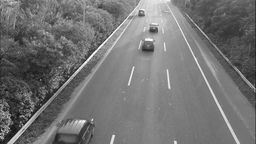
#> input picture resources/frame1.png, 256 x 144 px, shrunk from 1368 x 768 before the run
$ jupyter execute code.ipynb
#> lines starting #> are read from the running program, lines starting #| are printed output that depends on the picture
## Import needed libraries

[cell 1]
import cv2 as cv
from cv2 import pyrDown, Sobel, warpAffine
import numpy as np

## Read the consecutive frames

[cell 2]
I1 = cv.imread("./resources/frame1.png", flags=cv.IMREAD_GRAYSCALE)
#> I1 is the input picture: shape (144, 256); min 18, max 255, mean 115
I2 = cv.imread("./resources/frame2.png", flags=cv.IMREAD_GRAYSCALE)
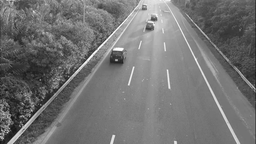
#> input picture resources/frame2.png, 256 x 144 px, shrunk from 1368 x 768 before the run
#> I2 is the input picture: shape (144, 256); min 18, max 255, mean 115.2

# Pyramid construction

[cell 3]
def constructImagePyramid(image, levels):
#> called with levels = 4
    pyramid = [image]

    for l in range(1, levels):
        prev = pyramid[l-1]
        pyramid.append(cv.pyrDown(prev))
#> after the loop, pyramid = 4 items

    return pyramid

[cell 4]
pyramid = constructImagePyramid(I1, 4)
#> pyramid = 4 items
for img in pyramid:
    print(img.shape)
#> this loop made 4 passes
#| (144, 256)
#| (72, 128)
#| (36, 64)
#| (18, 32)

[cell 5]
import matplotlib.pyplot as plt

# Display them in a 2x2 grid
plt.figure(figsize=(8, 8))

for idx, img in enumerate(pyramid, start=1):
    plt.subplot(2, 2, idx)
    plt.imshow(img, cmap='gray')
    plt.title(f'Image 1 - Level {idx}')
    plt.axis('off')

plt.tight_layout()
plt.show()
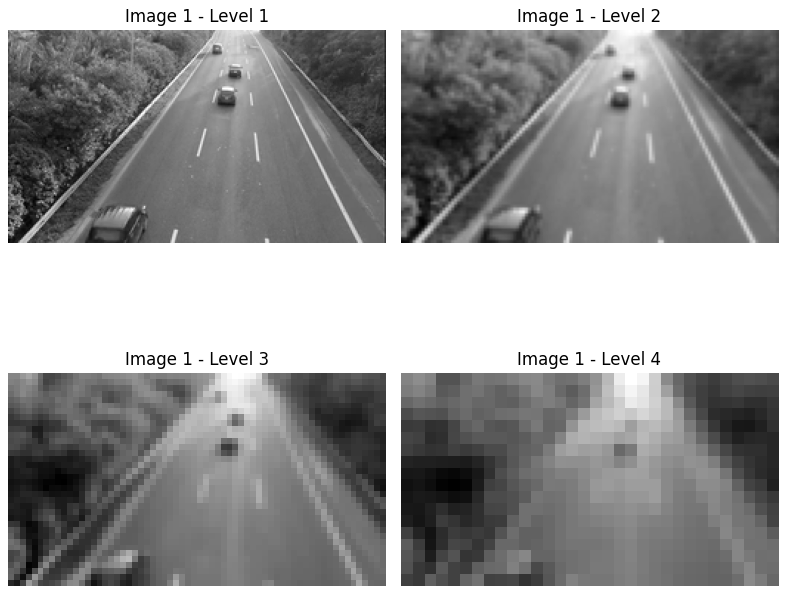
#> figure drawn by matplotlib, 4 panels

# iterative Lucas-Kanade method

[cell 6]
def warp_image(img, u, v):
    h, w = img.shape[:2]
    grid_x, grid_y = np.meshgrid(np.arange(w), np.arange(h))
    map_x = (grid_x + u).astype(np.float32)
    map_y = (grid_y + v).astype(np.float32)
    return cv.remap(img, map_x, map_y, interpolation=cv.INTER_LINEAR)

[cell 7]
def lucas_kanade(I1, I2, window_size, k, u ,v):
    Ix = Sobel(I1, cv.CV_64F, 1, 0, ksize=3)
    Iy = Sobel(I2, cv.CV_64F, 0, 1, ksize=3)

    half_w = window_size // 2
    h, w = I1.shape

    for y in range(half_w, h - half_w):
        for x in range(half_w, w-half_w):
            du = 0.0
            dv = 0.0

            for _ in range(k):
                wx = x + u[y, x] + du
                wy = y + v[y, x] + dv
                I2_warped = warp_image(I2, u, v)
                It = I2_warped[y, x] - I1[y, x]

                Ix_window = Ix[y - half_w:y + half_w +1, x - half_w:x + half_w +1].flatten()
                Iy_window = Iy[y - half_w:y + half_w +1, x - half_w:x + half_w + 1].flatten()
                It_window = np.full_like(Ix_window, It)

                A = np.vstack((Ix_window, Iy_window)).T
                b = -It_window

                try:
                    nu = np.linalg.lstsq(A, b, rcond = None)[0]
                    du += nu[0]
                    dv += nu[1]
                except np.linalg.LinAlgError:
                    continue
            u[y, x] += du
            v[y, x] += dv
        return u, v

[cell 8]
def pyramidalLk(I1, I2, L, window_size, k):
    # I1 = cv.cvtColor(I1, cv.COLOR_BGR2GRAY).astype(np.float32)
    # I2 = cv.cvtColor(I2, cv.COLOR_BGR2GRAY).astype(np.float32)

#> called with L = 3, window_size = 5, k = 5
    I1 = I1.astype(np.float32)
    I2 = I2.astype(np.float32)

    u = np.zeros_like(I1)
    v = np.zeros_like(I2)

    pyr1 = constructImagePyramid(I1, levels=L)
#> pyr1 = 3 items
    pyr2 = constructImagePyramid(I2, levels=L)
#> the loop in constructImagePyramid (call 3), `for l in range(1, levels):` made 2 passes
#> pass 2, in constructImagePyramid (call 3), `prev = pyramid[l-1]`:
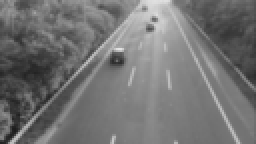
#> prev: shape (72, 128) float32 (shown 2 times larger); min 27.07, max 228.3, mean 115.3
#> pyr2 = 3 items

    for l in reversed(range(L)):
        I1_l = pyr1[l]
        I2_l = pyr2[l]

        if l < L:
            u = cv.pyrUp(u) * 2
            v = cv.pyrUp(v) * 2

            if u.shape != I1_l.shape:
                u = cv.resize(u, (I1_l.shape[1], I1_l.shape[0]))
                v = cv.resize(v, (I1_l.shape[1], I1_l.shape[0]))

        u, v = lucas_kanade(I1_l, I2_l, window_size, k, u, v)
#> this loop made 3 passes
#> pass 1, in pyramidalLk, `I2_l = pyr2[l]`:
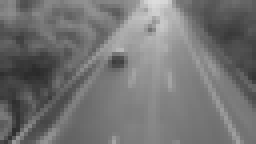
#> I2_l: shape (36, 64) float32 (shown 4 times larger); min 42.58, max 220.4, mean 115.4
#> after the loop:
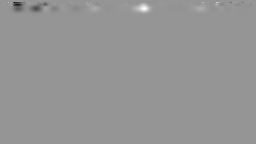
#> u: shape (144, 256) float32; min -4.28, max 3.04, mean -0.00157; drawn with min black and max white
#> after the loop:
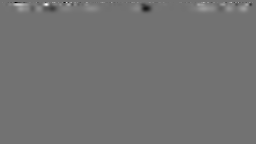
#> v: shape (144, 256) float32; min -1.87, max 2.29, mean 0.00475; drawn with min black and max white

    return u, v

[cell 9]
u, v = pyramidalLk(I1, I2, L=3, window_size=5, k=5)

print(u)
#> (printed output is left out)
print(v)
#> (printed output is left out)

[cell 10]
h, w = u.shape
hsv = np.zeros((h, w, 3), dtype=np.uint8)

# Convert flow to polar coordinates (magnitude and angle)
magnitude, angle = cv.cartToPolar(u, v, angleInDegrees=True)
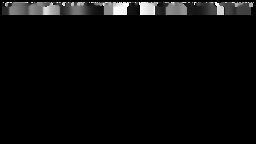
#> angle: shape (144, 256) float32; min 0, max 359.6, mean 13.4; drawn with min black and max white

# Set hue according to the optical flow direction
hsv[..., 0] = angle / 2  # OpenCV hue range is [0,180]

# Set value according to the optical flow magnitude (normalized)
hsv[..., 2] = cv.normalize(magnitude, None, 0, 255, cv.NORM_MINMAX)
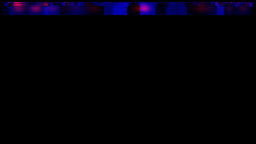
#> hsv: shape (144, 256, 3); mean of channels 0, 1, 2 6.7, 0, 1.5; drawn as B, G, R

# Set saturation to max
hsv[..., 1] = 255
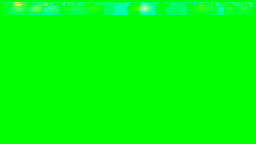
#> hsv: shape (144, 256, 3); mean of channels 0, 1, 2 6.7, 255, 1.5; drawn as B, G, R

# Convert HSV to BGR for display
flow_bgr = cv.cvtColor(hsv, cv.COLOR_HSV2BGR)
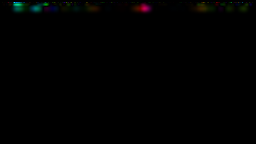
#> flow_bgr: shape (144, 256, 3); mean B, G, R 0.6, 0.9, 0.7

# Show or save the result
while True:
    cv.imshow('Optical Flow HSV', flow_bgr)

    if cv.waitKey(1) & 0xFF == ord('q'):
#> (key q is pressed here)
        break

cv.destroyAllWindows()
